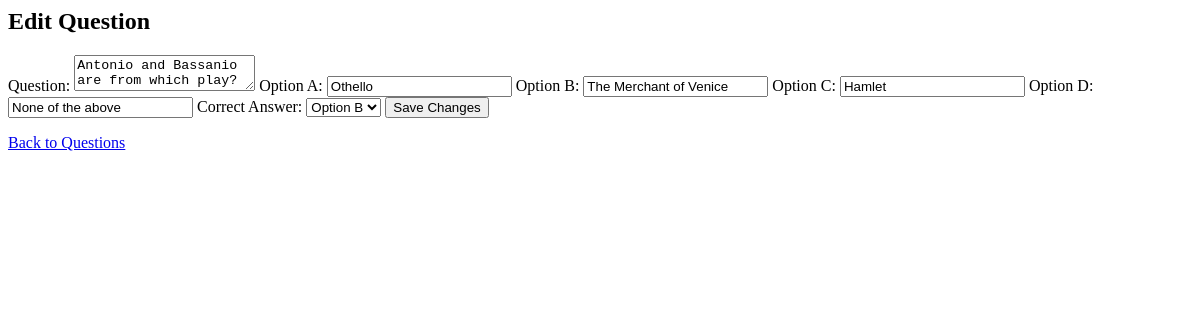
The page /edit_question/1 on the database as committed earlier.
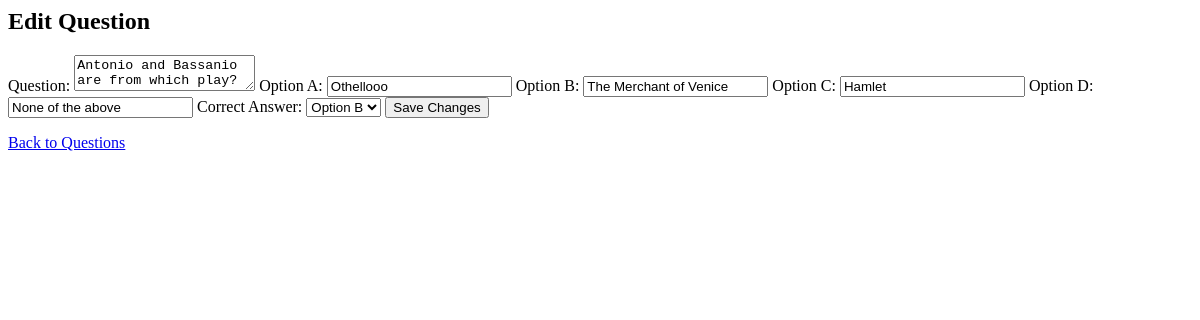
The same page on the database as committed later.
### models/models.py (models this page shows)
class Question(db.Model):
    id = db.Column(db.Integer, primary_key=True)
    quiz_id = db.Column(db.Integer, db.ForeignKey('quiz.id'), nullable=False)
    question_statement = db.Column(db.Text, nullable=False)
    optionA = db.Column(db.String(200))
    optionB = db.Column(db.String(200))
    optionC = db.Column(db.String(200))
    optionD = db.Column(db.String(200))
    correct_option = db.Column(db.String(200))

### app.py (the view, shortened to what this page needs)
@app.route('/edit_question/<int:question_id>', methods=['GET', 'POST'])
def edit_question(question_id):
    question = Question.query.get_or_404(question_id)  # Ensure question exists
    return render_template('edit_question.html', question=question)  # Return response in GET method

### templates/edit_question.html (shortened to what this page needs)
<h2>Edit Question</h2>
<form method="POST" action="{{ url_for('edit_question', question_id=question.id) }}">
    <label>Question:</label>
    <textarea name="question_text" required>{{ question.question_statement }}</textarea>
    <label>Option A:</label>
    <input type="text" name="optionA" value="{{ question.optionA }}" required>
    <label>Option B:</label>
    <input type="text" name="optionB" value="{{ question.optionB }}" required>
    <label>Option C:</label>
    <input type="text" name="optionC" value="{{ question.optionC }}" required>
    <label>Option D:</label>
    <input type="text" name="optionD" value="{{ question.optionD }}" required>
    <label>Correct Answer:</label>
    <select name="correct_answer" required>
        <option value="B" {% if question.correct_option == 'B' %}selected{% endif %}>Option B</option>
    </select>
    <button type="submit">Save Changes</button>
</form>
<a href="{{ url_for('manage_questions') }}">Back to Questions</a>

Rows that differ between the two databases and show on the page:
changed Question "Antonio and Bassanio are from which play?": optionA "Othello" → "Othellooo"
